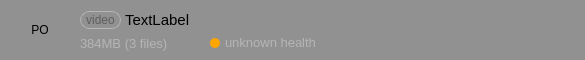
<?xml version="1.0" encoding="UTF-8"?>
<ui version="4.0">
 <class>Form</class>
 <widget class="QWidget" name="Form">
  <property name="geometry">
   <rect>
    <x>0</x>
    <y>0</y>
    <width>585</width>
    <height>60</height>
   </rect>
  </property>
  <property name="sizePolicy">
   <sizepolicy hsizetype="Preferred" vsizetype="Fixed">
    <horstretch>0</horstretch>
    <verstretch>0</verstretch>
   </sizepolicy>
  </property>
  <property name="minimumSize">
   <size>
    <width>0</width>
    <height>60</height>
   </size>
  </property>
  <property name="maximumSize">
   <size>
    <width>16777215</width>
    <height>60</height>
   </size>
  </property>
  <property name="cursor">
   <cursorShape>ArrowCursor</cursorShape>
  </property>
  <property name="windowTitle">
   <string>Form</string>
  </property>
  <property name="styleSheet">
   <string notr="true">QWidget {
background-color: #919191;
}
</string>
  </property>
  <layout class="QHBoxLayout" name="horizontalLayout">
   <property name="spacing">
    <number>0</number>
   </property>
   <property name="leftMargin">
    <number>0</number>
   </property>
   <property name="topMargin">
    <number>0</number>
   </property>
   <property name="rightMargin">
    <number>0</number>
   </property>
   <property name="bottomMargin">
    <number>0</number>
   </property>
   <item>
    <spacer name="horizontalSpacer_2">
     <property name="orientation">
      <enum>Qt::Horizontal</enum>
     </property>
     <property name="sizeType">
      <enum>QSizePolicy::Fixed</enum>
     </property>
     <property name="sizeHint" stdset="0">
      <size>
       <width>10</width>
       <height>20</height>
      </size>
     </property>
    </spacer>
   </item>
   <item>
    <widget class="ThumbnailWidget" name="thumbnail_widget">
     <property name="sizePolicy">
      <sizepolicy hsizetype="Fixed" vsizetype="Fixed">
       <horstretch>0</horstretch>
       <verstretch>0</verstretch>
      </sizepolicy>
     </property>
     <property name="minimumSize">
      <size>
       <width>60</width>
       <height>42</height>
      </size>
     </property>
     <property name="maximumSize">
      <size>
       <width>60</width>
       <height>42</height>
      </size>
     </property>
     <property name="text">
      <string>PO</string>
     </property>
     <property name="alignment">
      <set>Qt::AlignCenter</set>
     </property>
    </widget>
   </item>
   <item>
    <spacer name="horizontalSpacer_3">
     <property name="orientation">
      <enum>Qt::Horizontal</enum>
     </property>
     <property name="sizeType">
      <enum>QSizePolicy::Fixed</enum>
     </property>
     <property name="sizeHint" stdset="0">
      <size>
       <width>10</width>
       <height>20</height>
      </size>
     </property>
    </spacer>
   </item>
   <item>
    <layout class="QVBoxLayout" name="verticalLayout">
     <property name="spacing">
      <number>0</number>
     </property>
     <item>
      <spacer name="verticalSpacer">
       <property name="orientation">
        <enum>Qt::Vertical</enum>
       </property>
       <property name="sizeType">
        <enum>QSizePolicy::Fixed</enum>
       </property>
       <property name="sizeHint" stdset="0">
        <size>
         <width>20</width>
         <height>7</height>
        </size>
       </property>
      </spacer>
     </item>
     <item>
      <layout class="QHBoxLayout" name="horizontalLayout_3">
       <property name="spacing">
        <number>4</number>
       </property>
       <item>
        <widget class="QLabel" name="channel_torrent_category">
         <property name="sizePolicy">
          <sizepolicy hsizetype="Minimum" vsizetype="Preferred">
           <horstretch>0</horstretch>
           <verstretch>0</verstretch>
          </sizepolicy>
         </property>
         <property name="minimumSize">
          <size>
           <width>0</width>
           <height>18</height>
          </size>
         </property>
         <property name="maximumSize">
          <size>
           <width>200</width>
           <height>18</height>
          </size>
         </property>
         <property name="styleSheet">
          <string notr="true">border: 1px solid #B5B5B5;
border-radius: 9px;
color: #5e5e5e;
font-size: 12px;
background-color: transparent;
padding-left: 5px;
padding-right: 5px;</string>
         </property>
         <property name="text">
          <string>video</string>
         </property>
         <property name="alignment">
          <set>Qt::AlignCenter</set>
         </property>
        </widget>
       </item>
       <item>
        <widget class="QLabel" name="channel_torrent_name">
         <property name="sizePolicy">
          <sizepolicy hsizetype="Expanding" vsizetype="Preferred">
           <horstretch>0</horstretch>
           <verstretch>0</verstretch>
          </sizepolicy>
         </property>
         <property name="styleSheet">
          <string notr="true">color: black;
border: none;
background-color: transparent;
font-size: 15px;</string>
         </property>
         <property name="text">
          <string>TextLabel</string>
         </property>
        </widget>
       </item>
      </layout>
     </item>
     <item>
      <layout class="QHBoxLayout" name="horizontalLayout_2">
       <property name="spacing">
        <number>0</number>
       </property>
       <item>
        <widget class="QLabel" name="channel_torrent_description">
         <property name="sizePolicy">
          <sizepolicy hsizetype="Fixed" vsizetype="Preferred">
           <horstretch>0</horstretch>
           <verstretch>0</verstretch>
          </sizepolicy>
         </property>
         <property name="minimumSize">
          <size>
           <width>120</width>
           <height>0</height>
          </size>
         </property>
         <property name="maximumSize">
          <size>
           <width>120</width>
           <height>16777215</height>
          </size>
         </property>
         <property name="styleSheet">
          <string notr="true">color: #b5b5b5;
border: none;
background-color: transparent;
font-size: 13px;</string>
         </property>
         <property name="text">
          <string>384MB (3 files)</string>
         </property>
        </widget>
       </item>
       <item>
        <spacer name="horizontalSpacer_6">
         <property name="orientation">
          <enum>Qt::Horizontal</enum>
         </property>
         <property name="sizeType">
          <enum>QSizePolicy::Fixed</enum>
         </property>
         <property name="sizeHint" stdset="0">
          <size>
           <width>10</width>
           <height>20</height>
          </size>
         </property>
        </spacer>
       </item>
       <item>
        <widget class="QWidget" name="health_indicator" native="true">
         <property name="sizePolicy">
          <sizepolicy hsizetype="Fixed" vsizetype="Fixed">
           <horstretch>0</horstretch>
           <verstretch>0</verstretch>
          </sizepolicy>
         </property>
         <property name="minimumSize">
          <size>
           <width>10</width>
           <height>10</height>
          </size>
         </property>
         <property name="maximumSize">
          <size>
           <width>10</width>
           <height>10</height>
          </size>
         </property>
         <property name="styleSheet">
          <string notr="true">background-color: orange;
border-radius: 5px;
</string>
         </property>
        </widget>
       </item>
       <item>
        <widget class="QLabel" name="health_text">
         <property name="sizePolicy">
          <sizepolicy hsizetype="Preferred" vsizetype="Fixed">
           <horstretch>0</horstretch>
           <verstretch>0</verstretch>
          </sizepolicy>
         </property>
         <property name="minimumSize">
          <size>
           <width>0</width>
           <height>20</height>
          </size>
         </property>
         <property name="maximumSize">
          <size>
           <width>16777215</width>
           <height>20</height>
          </size>
         </property>
         <property name="styleSheet">
          <string notr="true">color: #b5b5b5;
border: none;
background-color: transparent;
font-size: 13px;
padding-left: 2px;
padding-bottom: 1px;</string>
         </property>
         <property name="text">
          <string>unknown health</string>
         </property>
        </widget>
       </item>
       <item>
        <spacer name="horizontalSpacer_5">
         <property name="orientation">
          <enum>Qt::Horizontal</enum>
         </property>
         <property name="sizeHint" stdset="0">
          <size>
           <width>40</width>
           <height>20</height>
          </size>
         </property>
        </spacer>
       </item>
      </layout>
     </item>
     <item>
      <spacer name="verticalSpacer_2">
       <property name="orientation">
        <enum>Qt::Vertical</enum>
       </property>
       <property name="sizeType">
        <enum>QSizePolicy::Fixed</enum>
       </property>
       <property name="sizeHint" stdset="0">
        <size>
         <width>20</width>
         <height>7</height>
        </size>
       </property>
      </spacer>
     </item>
    </layout>
   </item>
   <item>
    <widget class="QWidget" name="remove_control_button_container" native="true">
     <property name="sizePolicy">
      <sizepolicy hsizetype="Preferred" vsizetype="Fixed">
       <horstretch>0</horstretch>
       <verstretch>0</verstretch>
      </sizepolicy>
     </property>
     <property name="minimumSize">
      <size>
       <width>0</width>
       <height>30</height>
      </size>
     </property>
     <property name="maximumSize">
      <size>
       <width>16777215</width>
       <height>30</height>
      </size>
     </property>
     <property name="styleSheet">
      <string notr="true">background-color: transparent;</string>
     </property>
     <layout class="QHBoxLayout" name="horizontalLayout_4">
      <property name="spacing">
       <number>0</number>
      </property>
      <property name="leftMargin">
       <number>0</number>
      </property>
      <property name="topMargin">
       <number>0</number>
      </property>
      <property name="rightMargin">
       <number>0</number>
      </property>
      <property name="bottomMargin">
       <number>0</number>
      </property>
      <item>
       <widget class="CircleButton" name="remove_torrent_button">
        <property name="minimumSize">
         <size>
          <width>28</width>
          <height>28</height>
         </size>
        </property>
        <property name="maximumSize">
         <size>
          <width>28</width>
          <height>28</height>
         </size>
        </property>
        <property name="styleSheet">
         <string notr="true">border-radius: 14px;
</string>
        </property>
        <property name="text">
         <string/>
        </property>
        <property name="icon">
         <iconset>
          <normaloff>../images/delete.png</normaloff>../images/delete.png</iconset>
        </property>
        <property name="iconSize">
         <size>
          <width>12</width>
          <height>12</height>
         </size>
        </property>
       </widget>
      </item>
      <item>
       <spacer name="horizontalSpacer_7">
        <property name="orientation">
         <enum>Qt::Horizontal</enum>
        </property>
        <property name="sizeType">
         <enum>QSizePolicy::Fixed</enum>
        </property>
        <property name="sizeHint" stdset="0">
         <size>
          <width>10</width>
          <height>20</height>
         </size>
        </property>
       </spacer>
      </item>
     </layout>
    </widget>
   </item>
   <item>
    <widget class="QWidget" name="control_buttons_container" native="true">
     <property name="styleSheet">
      <string notr="true">background-color: transparent;</string>
     </property>
     <layout class="QHBoxLayout" name="horizontalLayout_5">
      <property name="spacing">
       <number>0</number>
      </property>
      <property name="leftMargin">
       <number>0</number>
      </property>
      <property name="topMargin">
       <number>0</number>
      </property>
      <property name="rightMargin">
       <number>0</number>
      </property>
      <property name="bottomMargin">
       <number>0</number>
      </property>
      <item>
       <widget class="CircleButton" name="torrent_play_button">
        <property name="minimumSize">
         <size>
          <width>28</width>
          <height>28</height>
         </size>
        </property>
        <property name="maximumSize">
         <size>
          <width>28</width>
          <height>28</height>
         </size>
        </property>
        <property name="styleSheet">
         <string notr="true">border-radius: 14px;
padding-left: 2px;</string>
        </property>
        <property name="text">
         <string/>
        </property>
        <property name="icon">
         <iconset>
          <normaloff>../images/play.png</normaloff>../images/play.png</iconset>
        </property>
        <property name="iconSize">
         <size>
          <width>14</width>
          <height>14</height>
         </size>
        </property>
       </widget>
      </item>
      <item>
       <spacer name="horizontalSpacer_4">
        <property name="orientation">
         <enum>Qt::Horizontal</enum>
        </property>
        <property name="sizeType">
         <enum>QSizePolicy::Fixed</enum>
        </property>
        <property name="sizeHint" stdset="0">
         <size>
          <width>6</width>
          <height>20</height>
         </size>
        </property>
       </spacer>
      </item>
      <item>
       <widget class="CircleButton" name="torrent_download_button">
        <property name="minimumSize">
         <size>
          <width>28</width>
          <height>28</height>
         </size>
        </property>
        <property name="maximumSize">
         <size>
          <width>28</width>
          <height>28</height>
         </size>
        </property>
        <property name="styleSheet">
         <string notr="true">border-radius: 14px;</string>
        </property>
        <property name="text">
         <string/>
        </property>
        <property name="icon">
         <iconset>
          <normaloff>../images/downloads.png</normaloff>../images/downloads.png</iconset>
        </property>
        <property name="iconSize">
         <size>
          <width>14</width>
          <height>14</height>
         </size>
        </property>
       </widget>
      </item>
      <item>
       <spacer name="horizontalSpacer">
        <property name="orientation">
         <enum>Qt::Horizontal</enum>
        </property>
        <property name="sizeType">
         <enum>QSizePolicy::Fixed</enum>
        </property>
        <property name="sizeHint" stdset="0">
         <size>
          <width>6</width>
          <height>20</height>
         </size>
        </property>
       </spacer>
      </item>
     </layout>
    </widget>
   </item>
   <item>
    <spacer name="torrent_list_item_right_spacer">
     <property name="orientation">
      <enum>Qt::Horizontal</enum>
     </property>
     <property name="sizeType">
      <enum>QSizePolicy::Fixed</enum>
     </property>
     <property name="sizeHint" stdset="0">
      <size>
       <width>14</width>
       <height>20</height>
      </size>
     </property>
    </spacer>
   </item>
  </layout>
 </widget>
 <customwidgets>
  <customwidget>
   <class>CircleButton</class>
   <extends>QToolButton</extends>
   <header>TriblerGUI.widgets.circlebutton.h</header>
  </customwidget>
  <customwidget>
   <class>ThumbnailWidget</class>
   <extends>QLabel</extends>
   <header>TriblerGUI.widgets.thumbnailwidget.h</header>
  </customwidget>
 </customwidgets>
 <resources/>
 <connections/>
</ui>
